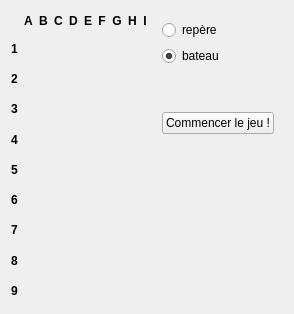
     <widget class="QWidget" name="Defense">
      <attribute name="title">
       <string>Defense</string>
      </attribute>
      <layout class="QHBoxLayout" name="horizontalLayout">
       <item>
        <layout class="QGridLayout" name="gridLayout_2">
         <property name="sizeConstraint">
          <enum>QLayout::SetMaximumSize</enum>
         </property>
         <item row="0" column="8">
          <widget class="QLabel" name="label_47">
           <property name="text">
            <string>&lt;strong&gt;H&lt;/strong&gt;</string>
           </property>
           <property name="alignment">
            <set>Qt::AlignCenter</set>
           </property>
          </widget>
         </item>
         <item row="0" column="9">
          <widget class="QLabel" name="label_49">
           <property name="text">
            <string>&lt;strong&gt;I&lt;/strong&gt;</string>
           </property>
           <property name="alignment">
            <set>Qt::AlignCenter</set>
           </property>
          </widget>
         </item>
         <item row="0" column="7">
          <widget class="QLabel" name="label_44">
           <property name="text">
            <string>&lt;strong&gt;G&lt;/strong&gt;</string>
           </property>
           <property name="alignment">
            <set>Qt::AlignCenter</set>
           </property>
          </widget>
         </item>
         <item row="0" column="6">
          <widget class="QLabel" name="label_40">
           <property name="text">
            <string>&lt;strong&gt;F&lt;/strong&gt;</string>
           </property>
           <property name="alignment">
            <set>Qt::AlignCenter</set>
           </property>
          </widget>
         </item>
         <item row="0" column="5">
          <widget class="QLabel" name="label_38">
           <property name="text">
            <string>&lt;strong&gt;E&lt;/strong&gt;</string>
           </property>
           <property name="alignment">
            <set>Qt::AlignCenter</set>
           </property>
          </widget>
         </item>
         <item row="0" column="4">
          <widget class="QLabel" name="label_39">
           <property name="text">
            <string>&lt;strong&gt;D&lt;/strong&gt;</string>
           </property>
           <property name="alignment">
            <set>Qt::AlignCenter</set>
           </property>
          </widget>
         </item>
         <item row="0" column="3">
          <widget class="QLabel" name="label_46">
           <property name="text">
            <string>&lt;strong&gt;C&lt;/strong&gt;</string>
           </property>
           <property name="alignment">
            <set>Qt::AlignCenter</set>
           </property>
          </widget>
         </item>
         <item row="0" column="2">
          <widget class="QLabel" name="label_43">
           <property name="text">
            <string>&lt;strong&gt;B&lt;/strong&gt;</string>
           </property>
           <property name="alignment">
            <set>Qt::AlignCenter</set>
           </property>
          </widget>
         </item>
         <item row="0" column="1">
          <widget class="QLabel" name="label_51">
           <property name="maximumSize">
            <size>
             <width>16777215</width>
             <height>20</height>
            </size>
           </property>
           <property name="text">
            <string>&lt;strong&gt;A&lt;/strong&gt;</string>
           </property>
           <property name="alignment">
            <set>Qt::AlignCenter</set>
           </property>
          </widget>
         </item>
         <item row="1" column="0">
          <widget class="QLabel" name="label_55">
           <property name="maximumSize">
            <size>
             <width>20</width>
             <height>16777215</height>
            </size>
           </property>
           <property name="text">
            <string>&lt;strong&gt;1&lt;/strong&gt;</string>
           </property>
           <property name="alignment">
            <set>Qt::AlignCenter</set>
           </property>
          </widget>
         </item>
         <item row="2" column="0">
          <widget class="QLabel" name="label_54">
           <property name="maximumSize">
            <size>
             <width>20</width>
             <height>16777215</height>
            </size>
           </property>
           <property name="text">
            <string>&lt;strong&gt;2&lt;/strong&gt;</string>
           </property>
           <property name="alignment">
            <set>Qt::AlignCenter</set>
           </property>
          </widget>
         </item>
         <item row="3" column="0">
          <widget class="QLabel" name="label_41">
           <property name="maximumSize">
            <size>
             <width>20</width>
             <height>16777215</height>
            </size>
           </property>
           <property name="text">
            <string>&lt;strong&gt;3&lt;/strong&gt;</string>
           </property>
           <property name="alignment">
            <set>Qt::AlignCenter</set>
           </property>
          </widget>
         </item>
         <item row="4" column="0">
          <widget class="QLabel" name="label_42">
           <property name="maximumSize">
            <size>
             <width>20</width>
             <height>16777215</height>
            </size>
           </property>
           <property name="text">
            <string>&lt;strong&gt;4&lt;/strong&gt;</string>
           </property>
           <property name="alignment">
            <set>Qt::AlignCenter</set>
           </property>
          </widget>
         </item>
         <item row="5" column="0">
          <widget class="QLabel" name="label_48">
           <property name="maximumSize">
            <size>
             <width>20</width>
             <height>16777215</height>
            </size>
           </property>
           <property name="text">
            <string>&lt;strong&gt;5&lt;/strong&gt;</string>
           </property>
           <property name="alignment">
            <set>Qt::AlignCenter</set>
           </property>
          </widget>
         </item>
         <item row="6" column="0">
          <widget class="QLabel" name="label_52">
           <property name="maximumSize">
            <size>
             <width>20</width>
             <height>16777215</height>
            </size>
           </property>
           <property name="text">
            <string>&lt;strong&gt;6&lt;/strong&gt;</string>
           </property>
           <property name="alignment">
            <set>Qt::AlignCenter</set>
           </property>
          </widget>
         </item>
         <item row="7" column="0">
          <widget class="QLabel" name="label_53">
           <property name="maximumSize">
            <size>
             <width>20</width>
             <height>16777215</height>
            </size>
           </property>
           <property name="text">
            <string>&lt;strong&gt;7&lt;/strong&gt;</string>
           </property>
           <property name="alignment">
            <set>Qt::AlignCenter</set>
           </property>
          </widget>
         </item>
         <item row="9" column="0">
          <widget class="QLabel" name="label_50">
           <property name="maximumSize">
            <size>
             <width>20</width>
             <height>16777215</height>
            </size>
           </property>
           <property name="text">
            <string>&lt;strong&gt;9&lt;/strong&gt;</string>
           </property>
           <property name="alignment">
            <set>Qt::AlignCenter</set>
           </property>
          </widget>
         </item>
         <item row="8" column="0">
          <widget class="QLabel" name="label_45">
           <property name="maximumSize">
            <size>
             <width>20</width>
             <height>16777215</height>
            </size>
           </property>
           <property name="text">
            <string>&lt;strong&gt;8&lt;/strong&gt;</string>
           </property>
           <property name="alignment">
            <set>Qt::AlignCenter</set>
           </property>
          </widget>
         </item>
        </layout>
       </item>
       <item>
        <widget class="QFrame" name="frame_2">
         <property name="maximumSize">
          <size>
           <width>120</width>
           <height>16777215</height>
          </size>
         </property>
         <layout class="QVBoxLayout" name="verticalLayout_5">
          <property name="sizeConstraint">
           <enum>QLayout::SetMaximumSize</enum>
          </property>
          <item>
           <widget class="QRadioButton" name="radioButton_repere1">
            <property name="text">
             <string>repère</string>
            </property>
           </widget>
          </item>
          <item>
           <widget class="QRadioButton" name="radioButton_bateau">
            <property name="cursor">
             <cursorShape>ArrowCursor</cursorShape>
            </property>
            <property name="text">
             <string>bateau</string>
            </property>
            <property name="checkable">
             <bool>true</bool>
            </property>
            <property name="checked">
             <bool>true</bool>
            </property>
           </widget>
          </item>
          <item>
           <spacer name="verticalSpacer_5">
            <property name="orientation">
             <enum>Qt::Vertical</enum>
            </property>
            <property name="sizeHint" stdset="0">
             <size>
              <width>20</width>
              <height>40</height>
             </size>
            </property>
           </spacer>
          </item>
          <item>
           <widget class="QPushButton" name="jeu">
            <property name="maximumSize">
             <size>
              <width>120</width>
              <height>16777215</height>
             </size>
            </property>
            <property name="text">
             <string>Commencer le jeu !</string>
            </property>
           </widget>
          </item>
          <item>
           <spacer name="verticalSpacer_4">
            <property name="orientation">
             <enum>Qt::Vertical</enum>
            </property>
            <property name="sizeHint" stdset="0">
             <size>
              <width>20</width>
              <height>40</height>
             </size>
            </property>
           </spacer>
          </item>
          <item>
           <spacer name="verticalSpacer_6">
            <property name="orientation">
             <enum>Qt::Vertical</enum>
            </property>
            <property name="sizeHint" stdset="0">
             <size>
              <width>20</width>
              <height>40</height>
             </size>
            </property>
           </spacer>
          </item>
          <item>
           <spacer name="verticalSpacer_3">
            <property name="orientation">
             <enum>Qt::Vertical</enum>
            </property>
            <property name="sizeHint" stdset="0">
             <size>
              <width>20</width>
              <height>40</height>
             </size>
            </property>
           </spacer>
          </item>
          <item>
           <spacer name="horizontalSpacer">
            <property name="orientation">
             <enum>Qt::Vertical</enum>
            </property>
            <property name="sizeHint" stdset="0">
             <size>
              <width>20</width>
              <height>40</height>
             </size>
            </property>
           </spacer>
          </item>
         </layout>
        </widget>
       </item>
      </layout>
     </widget>
